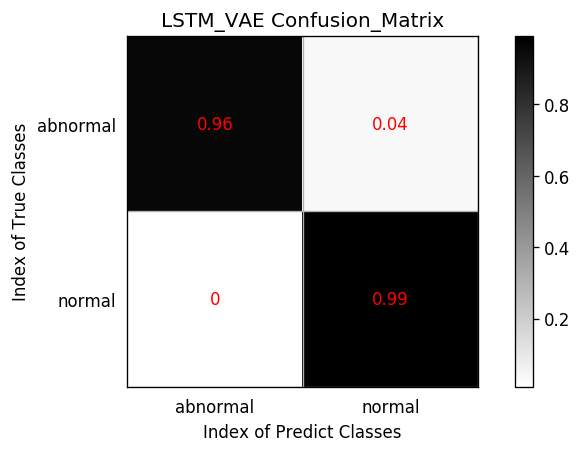

Reproduce this figure in Python.
# -*- coding: utf-8 -*-
"""
One simple Implementation of LSTM_VAE based algorithm for Anomaly Detection  for Multivariate Time Series;

Author: Schindler Liang

Reference:
    https://www.researchgate.net/publication/304758073_LSTM-based_Encoder-Decoder_for_Multi-sensor_Anomaly_Detection
    https://github.com/twairball/keras_lstm_vae
    https://arxiv.org/pdf/1711.00614.pdf    
"""
import numpy as np
import tensorflow as tf
from tensorflow.nn.rnn_cell import MultiRNNCell, LSTMCell
import matplotlib.pyplot as plt
from sklearn.metrics import confusion_matrix
from utils import Data_Hanlder


def lrelu(x, leak=0.2, name='lrelu'):
	return tf.maximum(x, leak*x)


def _LSTMCells(unit_list,act_fn_list):
    return MultiRNNCell([LSTMCell(unit,                         
                         activation=act_fn) 
                         for unit,act_fn in zip(unit_list,act_fn_list )])
    
class LSTM_VAE(object):
    def __init__(self,input_dim,z_dim,time_steps,outlier_fraction):
        self.outlier_fraction = outlier_fraction
        self.n_hidden = 16
        self.batch_size = 32
        self.learning_rate = 0.0005
        self.train_iters = 2000
        
        self.input_dim = input_dim
        self.z_dim = z_dim
        self.time_steps = time_steps
    
        self.pointer = 0 
        self.anomaly_score = 0
        self.sess = tf.Session()
        self._build_network()
        self.sess.run(tf.global_variables_initializer())
        
    def _build_network(self):
        with tf.variable_scope('ph',reuse=tf.AUTO_REUSE):
            self.X = tf.placeholder(tf.float32,shape=[None,self.time_steps,self.input_dim],name='input_X')
        
        with tf.variable_scope('encoder'):
            with tf.variable_scope('lat_mu'):
                mu_fw_lstm_cells = _LSTMCells([self.z_dim],[lrelu])
                mu_bw_lstm_cells = _LSTMCells([self.z_dim],[lrelu])

                (mu_fw_outputs,mu_fw_outputs),_ = tf.nn.bidirectional_dynamic_rnn(mu_fw_lstm_cells,mu_bw_lstm_cells, self.X, dtype=tf.float32)
                mu_outputs = tf.add(mu_fw_outputs,mu_fw_outputs)
                
            with tf.variable_scope('lat_sigma'):
                sigma_fw_lstm_cells = _LSTMCells([self.z_dim],[tf.nn.softplus])
                sigma_bw_lstm_cells = _LSTMCells([self.z_dim],[tf.nn.softplus])
                (sigma_fw_outputs,sigma_bw_outputs),_ = tf.nn.bidirectional_dynamic_rnn(sigma_fw_lstm_cells,sigma_bw_lstm_cells, self.X, dtype=tf.float32)
                sigma_outputs = tf.add(sigma_fw_outputs,sigma_bw_outputs)                 
                sample_Z =  mu_outputs + sigma_outputs * tf.random_normal(tf.shape(mu_outputs),0,1,dtype=tf.float32)                   
        
        with tf.variable_scope('decoder'):
            recons_lstm_cells = _LSTMCells([self.n_hidden,self.input_dim],[lrelu,lrelu])
            self.recons_X,_ = tf.nn.dynamic_rnn(recons_lstm_cells, sample_Z, dtype=tf.float32)
 
        with tf.variable_scope('loss'):
            reduce_dims = np.arange(1,tf.keras.backend.ndim(self.X))
            recons_loss = tf.losses.mean_squared_error(self.X, self.recons_X)
            kl_loss = - 0.5 * tf.reduce_mean(1 + sigma_outputs - tf.square(mu_outputs) - tf.exp(sigma_outputs))
            self.opt_loss = recons_loss + kl_loss
            self.all_losses = tf.reduce_sum(tf.square(self.X - self.recons_X),reduction_indices=reduce_dims)

        with tf.variable_scope('train'):
            self.uion_train_op = tf.train.AdamOptimizer(self.learning_rate).minimize(self.opt_loss)
            
            
    def train(self,train_X):
        for i in range(self.train_iters):            
            this_X = self._fetch_data(train_X)
            self.sess.run([self.uion_train_op],feed_dict={
                    self.X: this_X
                    })
            if i % 200 ==0:
                mse_loss = self.sess.run([self.opt_loss],feed_dict={
                    self.X: train_X
                    })
                print('round {}: with loss: {}'.format(i,mse_loss))
        self._arange_score(train_X)   
        
    def _fetch_data(self,train_X):
        if train_X.shape[0] < self.batch_size:
            return_train = train_X
        else:
            if (self.pointer + 1) * self.batch_size >= train_X.shape[0]-1:
                self.pointer = 0
                return_train = train_X[self.pointer * self.batch_size:,]
            else:
                self.pointer = self.pointer + 1
                return_train = train_X[self.pointer * self.batch_size:(self.pointer + 1) * self.batch_size,]
        if return_train.ndim < train_X.ndim:
            return_train = np.expand_dims(return_train,0)
        return return_train
    
    def _arange_score(self,input_data):       
        input_all_losses = self.sess.run(self.all_losses,feed_dict={
                self.X: input_data                
                })
        self.anomaly_score = np.percentile(input_all_losses,(1-self.outlier_fraction)*100)
       
    def judge(self,test):
        result = np.array([])
        for index in range(test.shape[0]):
            this_X = test[index][np.newaxis,:,:]
            this_loss = self.sess.run(self.all_losses,feed_dict={
                    self.X: this_X                
                    })
            if float(this_loss) >= self.anomaly_score:
                result = np.append(result,-1)
            else:
                result = np.append(result,1)
        return result

def plot_confusion_matrix(y_true, y_pred, labels,title):
    cmap = plt.cm.binary
    cm = confusion_matrix(y_true, y_pred)
    tick_marks = np.array(range(len(labels))) + 0.5
    np.set_printoptions(precision=2)
    cm_normalized = cm.astype('float') / cm.sum(axis=1)[:, np.newaxis]
    plt.figure(figsize=(8, 4), dpi=120)
    ind_array = np.arange(len(labels))
    x, y = np.meshgrid(ind_array, ind_array)
    intFlag = 0 
    for x_val, y_val in zip(x.flatten(), y.flatten()):

        if (intFlag):
            c = cm[y_val][x_val]
            plt.text(x_val, y_val, "%d" % (c,), color='red', fontsize=10, va='center', ha='center')

        else:
            c = cm_normalized[y_val][x_val]
            if (c > 0.01):
                plt.text(x_val, y_val, "%0.2f" % (c,), color='red', fontsize=10, va='center', ha='center')
            else:
                plt.text(x_val, y_val, "%d" % (0,), color='red', fontsize=10, va='center', ha='center')
    if(intFlag):
        plt.imshow(cm, interpolation='nearest', cmap=cmap)
    else:
        plt.imshow(cm_normalized, interpolation='nearest', cmap=cmap)
    plt.gca().set_xticks(tick_marks, minor=True)
    plt.gca().set_yticks(tick_marks, minor=True)
    plt.gca().xaxis.set_ticks_position('none')
    plt.gca().yaxis.set_ticks_position('none')
    plt.grid(True, which='minor', linestyle='-')
    plt.gcf().subplots_adjust(bottom=0.15)
    plt.title(title)
    plt.colorbar()
    xlocations = np.array(range(len(labels)))
    plt.xticks(xlocations, labels)
    plt.yticks(xlocations, labels)
    plt.ylabel('Index of True Classes')
    plt.xlabel('Index of Predict Classes')
    plt.show()
    
def main():
    data_source = Data_Hanlder()
    train, test, test_label = data_source.get_data()
    lstm_vae = LSTM_VAE(2,8,10,0.01)    
    lstm_vae.train(train)   
    predict_label = lstm_vae.judge(test)
    plot_confusion_matrix(test_label, predict_label, ['abnormal','normal'],'LSTM_VAE Confusion_Matrix')

if __name__ == '__main__':
    main()
